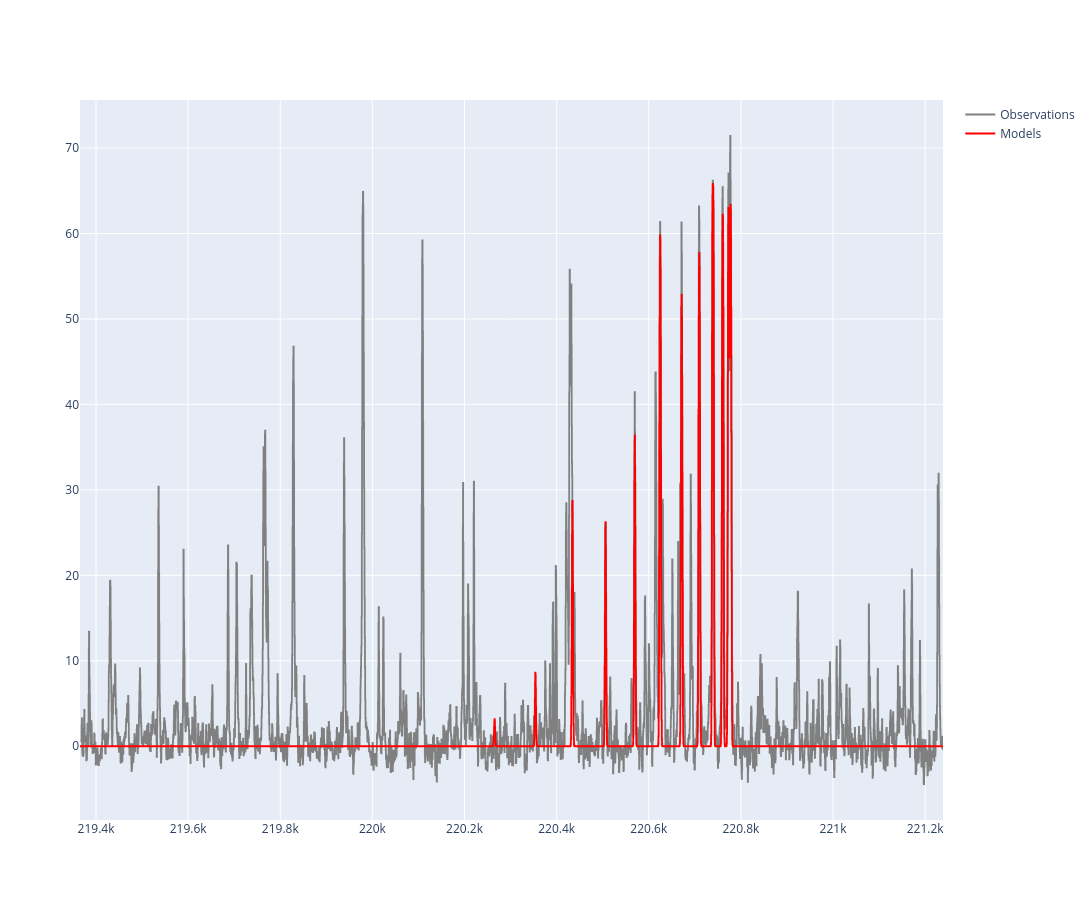

The notebook cell this image was saved under:
### Code cell
file_path_37 = "/Users/shangguanlingluo/Library/CloudStorage/OneDrive-mails.ucas.ac.cn/astrophysics/Fitting/13079/CH3NC_peak.tsv"
x_data_37 = []
y_data_37 = []
column1_data_37 = []
column2_data_37 = []

with open(file_path_37, 'r') as file_37:
    lines_37 = file_37.readlines()
    for line_37 in lines_37[11:]:
        columns_37 = line_37.split()
        column1_data_37.append(columns_37[0])
        column2_data_37.append(columns_37[1])

for x, y in zip(column1_data_37, column2_data_37):
    temp_x = float(x)
    temp_y = float(y)
    x_data_37.append(temp_x)
    y_data_37.append(temp_y)

x_data_37 = np.array(x_data_37)
y_data_37 = np.array(y_data_37)


freq_tau, T_sim = gauss_fit(p=[3, 372, 2.26e17, 3.7, -40.9, 1.7], 
                            name='CH3CN;v=0;#1', 
                            freq_l=219365.2057, freq_u=221238.739897, step=(221238.739897-219365.2057)/len(x_data_37), 
                            db_path='/Users/shangguanlingluo/.xclass/db/cdms_lite__official.db', 
                            beam=0.3, 
                            Save=True, 
                            save_file='/Users/shangguanlingluo/Library/CloudStorage/OneDrive-mails.ucas.ac.cn/astrophysics/Fitting/13079/fitting/CH3CN_CH3NC_PEAK.txt')


fig1 = go.Figure()
fig1.add_trace(go.Scatter(x = x_data_37, y = y_data_37, mode='lines', line=dict(color='grey', width=1.8), name='Observations', line_shape='hv')) 
fig1.add_trace(go.Scatter(x = freq_tau, y = T_sim, line=dict(color='red', width=1.8), name='Models', line_shape='hv'))
fig1.update_layout(width=2000, height=900)
fig1.show()

### Figure 1 — Plotly figure (JSON) as saved in the notebook; plotly's stock layout.template omitted (floating-point values rounded to 4 significant figures; data arrays with more than 128 entries replaced by an {"elided": "..."} marker saying what was removed)
{"data": [{"line": {"color": "grey", "shape": "hv", "width": 1.8}, "mode": "lines", "name": "Observations", "type": "scatter", "x": {"elided": "3833 float values"}, "y": {"elided": "3833 float values"}}, {"line": {"color": "red", "shape": "hv", "width": 1.8}, "name": "Models", "type": "scatter", "x": {"elided": "3833 float values"}, "y": {"elided": "3833 float values"}}], "layout": {"height": 900, "width": 2000}}
